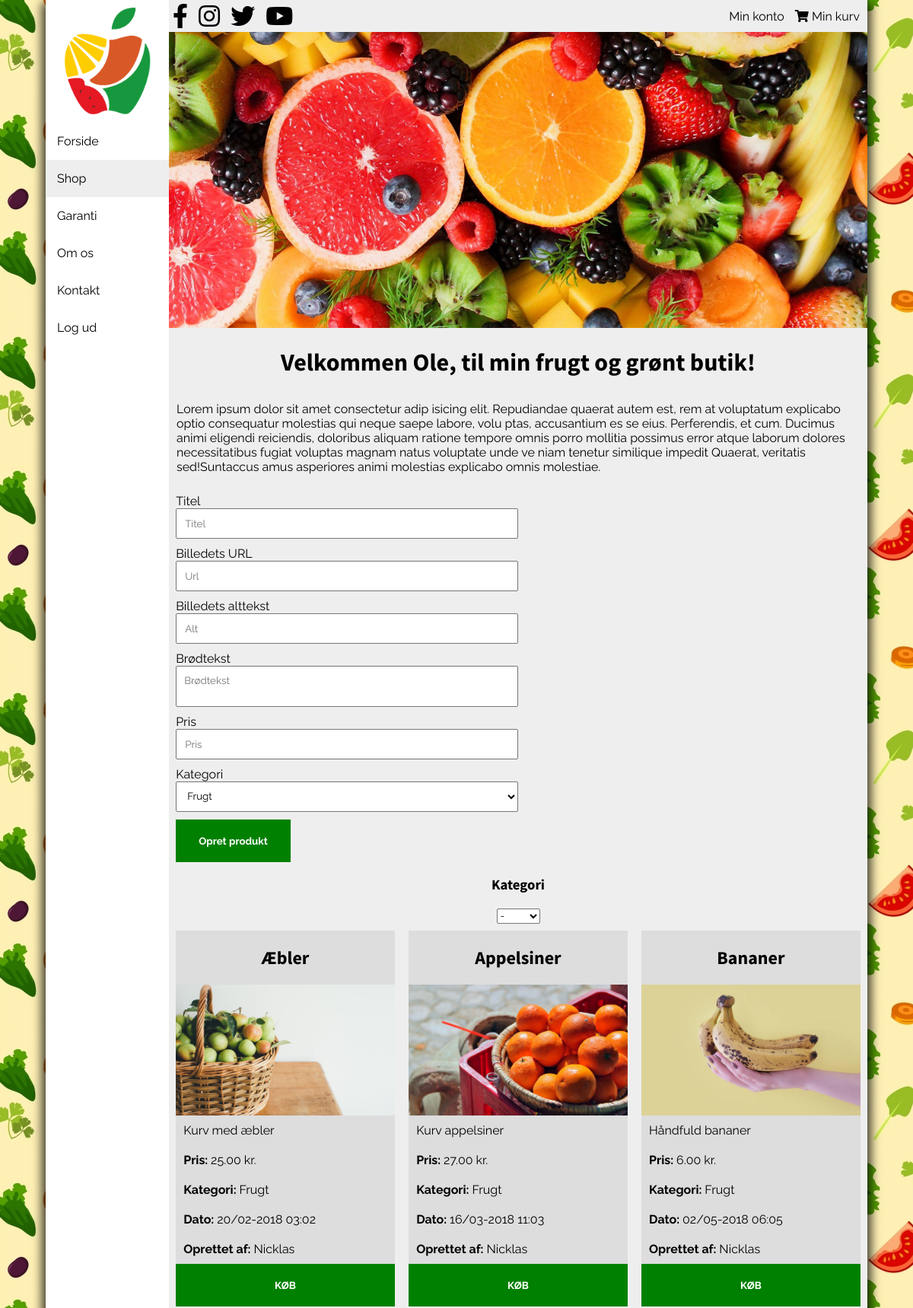
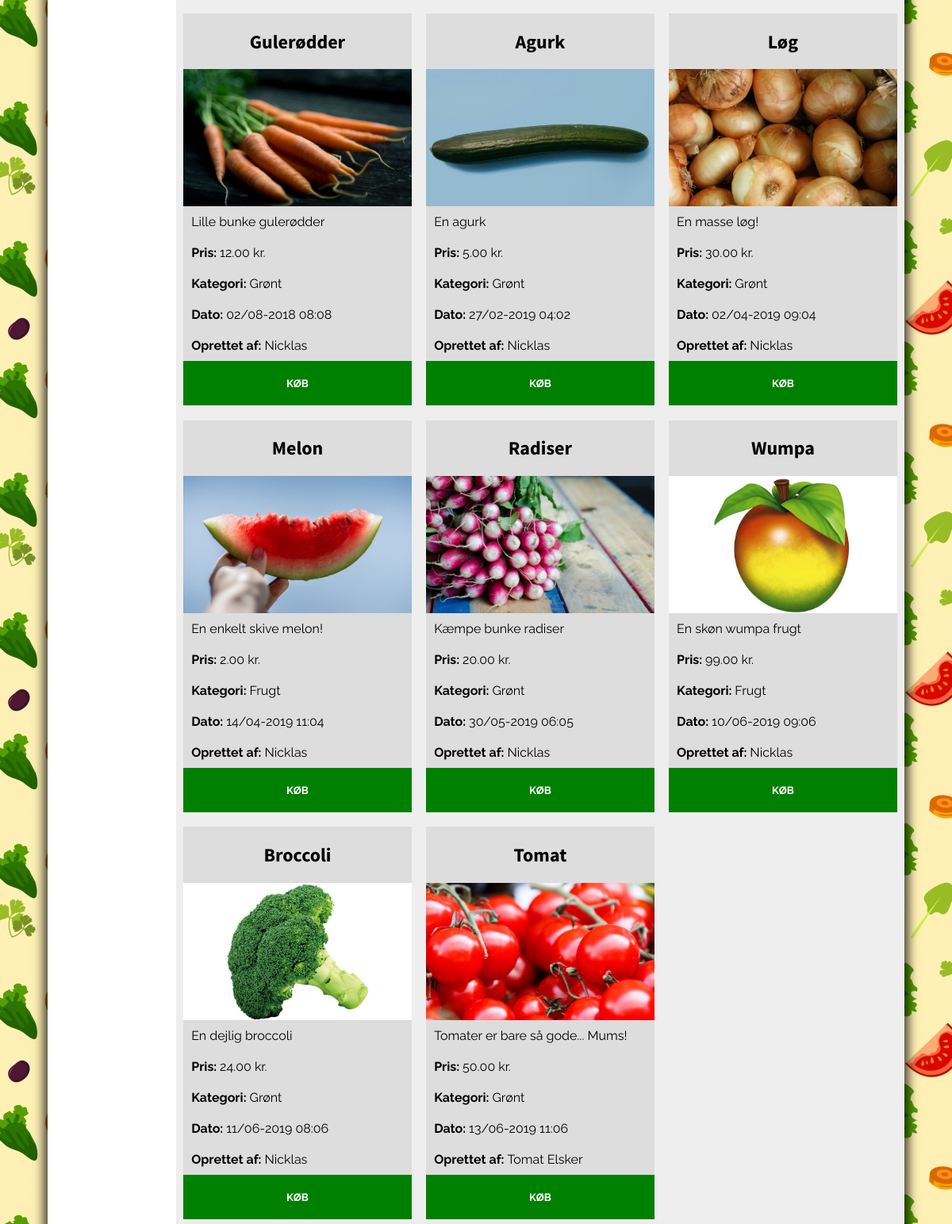
The page /shop.php (signed in, upper part) on the database its author committed (2 pictures, top to bottom).
### tables this page shows
CREATE TABLE `products` (
  `productId` int(5) NOT NULL,
  `title` varchar(50) NOT NULL,
  `text` varchar(100) NOT NULL,
  `category` varchar(30) NOT NULL,
  `authorId` int(5) NOT NULL,
  `imgUrl` varchar(50) NOT NULL,
  `imgAlt` varchar(50) NOT NULL,
  `price` double(10,2) NOT NULL,
  `date` int(10) NOT NULL
);

CREATE TABLE `users` (
  `userId` int(3) NOT NULL,
  `dbUsername` varchar(30) NOT NULL,
  `dbPassword` varchar(255) NOT NULL,
  `accessLevel` int(1) NOT NULL DEFAULT '3'
);

### assets/getArticles.php (the view, shortened to what this page needs)
<?php
require_once "connect.php";
$statement = $dbh->prepare("SELECT * FROM products JOIN users ON products.authorId = users.userId");
$statement->execute();
while ($row = $statement->fetch(PDO::FETCH_ASSOC)) { ?>
    <article>
        <h2><?php echo $row['title'] ?></h2>
        <img src="img/<?php echo $row['imgUrl'] ?>" alt="<?php echo $row['imgAlt'] ?>" onerror="this.src='img/placeholder.jpg'">
        <p><?php echo $row['text'] ?></p>
        <p><span>Pris: </span><?php echo $row['price'] ?> kr.</p>
        <p><span>Kategori: </span><?php echo $row['category'] ?></p>
        <p><span>Dato: </span><?php echo date("d/m-Y h:m", $row['date']) ?></p>
        <p><span>Oprettet af: </span><?php echo $row['dbUsername'] ?></p>
        <button>KØB</button>
    </article>
    <?php
}
?>

### css/style.css (style rules this page uses)
body { margin: 0; background-image: url(../img/background.png); background-attachment: fixed; }
* { font-family: "Raleway", sans-serif; }
h1, h2, h3, h4, h5, h6 { font-family: "Source Sans Pro", sans-serif; }
.container p { text-align: left; padding: 10px; }
main .products article { width: 31.33%; margin: 1%; background: #ddd; display: -webkit-box; display: -ms-flexbox; display: flex; -webkit-box-orient: vertical; -webkit-box-direction: normal; -ms-flex-direction: column; flex-direction: column; -webkit-box-pack: justify; -ms-flex-pack: justify; justify-content: space-between; position: relative; }
main .products article span { font-weight: bold; }
main .products article p { margin: 0; }
main .products article img { width: 100%; }
main .products article button { border: none; padding: 20px; width: 100%; background-color: green; color: white; font-weight: bold; -webkit-transition: 0.3s; transition: 0.3s; }

### rows shown on the page
products: title "Æbler", imgUrl (picture), text "Kurv med æbler", price "25.00", category "Frugt", date "20/02-2018 03:02", authorId.dbUsername "Nicklas"
products: title "Appelsiner", imgUrl+imgAlt (picture), text "Kurv appelsiner", price "27.00", category "Frugt", date "16/03-2018 11:03", authorId.dbUsername "Nicklas"
products: title "Bananer", imgUrl (picture), text "Håndfuld bananer", price "6.00", category "Frugt", date "02/05-2018 06:05", authorId.dbUsername "Nicklas"
products: title "Gulerødder", imgUrl (picture), text "Lille bunke gulerødder", price "12.00", category "Grønt", date "02/08-2018 08:08", authorId.dbUsername "Nicklas"
products: title "Agurk", imgUrl (picture), text "En agurk", price "5.00", category "Grønt", date "27/02-2019 04:02", authorId.dbUsername "Nicklas"
products: title "Løg", imgUrl (picture), text "En masse løg!", price "30.00", category "Grønt", date "02/04-2019 09:04", authorId.dbUsername "Nicklas"
products: title "Melon", imgUrl (picture), text "En enkelt skive melon!", price "2.00", category "Frugt", date "14/04-2019 11:04", authorId.dbUsername "Nicklas"
products: title "Radiser", imgUrl (picture), text "Kæmpe bunke radiser", price "20.00", category "Grønt", date "30/05-2019 06:05", authorId.dbUsername "Nicklas"
products: title "Wumpa", imgUrl (picture), text "En skøn wumpa frugt", price "99.00", category "Frugt", date "10/06-2019 09:06", authorId.dbUsername "Nicklas"
products: title "Broccoli", imgUrl (picture), text "En dejlig broccoli", price "24.00", category "Grønt", date "11/06-2019 08:06", authorId.dbUsername "Nicklas"
products: title "Tomat", imgUrl (picture), text "Tomater er bare så gode... Mums!", price "50.00", category "Grønt", date "13/06-2019 11:06", authorId.dbUsername "Tomat Elsker"

### other values the page prints
$_SESSION['username'] "Ole"
